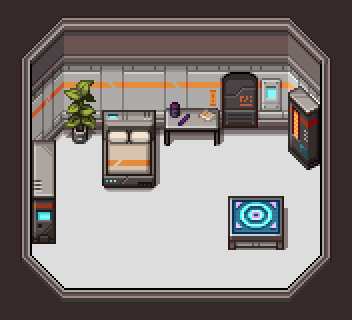

Below is a game level as drawn by its tile map, then a one-line description and the .tmx that defines it (tile-layer data replaced by summaries):
An orthogonal 11x10 tile map with 32x32 px tiles, 3 tile layers (Ground, Map, Object), 5 tilesets and 33 objects (Notice, RoomDoor, Npc).

<map version="1.9" tiledversion="1.9.2" orientation="orthogonal" renderorder="left-down" width="11" height="10" tilewidth="32" tileheight="32" infinite="0" nextlayerid="7" nextobjectid="45">
 <editorsettings>
  <export target="CyberRoom.json" format="json" />
 </editorsettings>
 <tileset firstgid="1" name="Mid-TownA5" tilewidth="32" tileheight="32" tilecount="152" columns="8">
  <image source="../images/32CyberPop Vexed/Mid-TownA5.png" trans="ff00ff" width="256" height="608" />
 </tileset>
 <tileset firstgid="153" name="Mid-TownD" tilewidth="32" tileheight="32" tilecount="256" columns="16">
  <image source="../images/32CyberPop Vexed/Mid-TownD.png" trans="ff00ff" width="512" height="512" />
 </tileset>
 <tileset firstgid="409" name="CP_WallsA4" tilewidth="32" tileheight="32" tilecount="208" columns="13">
  <image source="../images/32CyberPop Vexed/CP_WallsA4.png" trans="ff00ff" width="416" height="512" />
 </tileset>
 <tileset firstgid="617" name="Mid-TownB" tilewidth="32" tileheight="32" tilecount="256" columns="16">
  <image source="../images/32CyberPop Vexed/Mid-TownB.png" trans="ff00ff" width="512" height="512" />
 </tileset>
 <tileset firstgid="873" name="Mid-TownC" tilewidth="32" tileheight="32" tilecount="256" columns="16">
  <image source="../images/32CyberPop Vexed/Mid-TownC.png" trans="ff00ff" width="512" height="512" />
 </tileset>
 <layer id="1" name="Ground" width="11" height="10" locked="1">
  <data>[110 cells, 110 non-empty, 4 distinct tile ids]</data>
 </layer>
 <layer id="3" name="Map" width="11" height="10" locked="1">
  <data>[110 cells, 67 non-empty, 37 distinct tile ids]</data>
 </layer>
 <layer id="2" name="Object" width="11" height="10" locked="1">
  <data>[110 cells, 25 non-empty, 25 distinct tile ids]</data>
 </layer>
 <objectgroup id="4" name="UserPosition">
  <object id="1" x="127.5" y="223.5">
   <properties>
    <property name="Position" value="0" />
   </properties>
   <point />
  </object>
  <object id="43" x="240.75" y="143.5">
   <properties>
    <property name="Position" value="1" />
   </properties>
   <point />
  </object>
 </objectgroup>
 <objectgroup id="6" name="Event">
  <object id="2" name="Notice" x="206" y="127.25">
   <properties>
    <property name="EventId" value="room_notice_1_1" />
    <property name="ObjectId" value="1" />
   </properties>
  </object>
  <object id="41" name="RoomDoor" x="239.5" y="112.25">
   <properties>
    <property name="EventId" value="room_door_1_1" />
    <property name="ObjectId" value="7" />
   </properties>
  </object>
  <object id="44" name="Npc" x="200.333" y="210.75" width="25.19" height="25.19">
   <properties>
    <property name="EventId" value="room_npc_1_1,room_npc_2_1,room_npc_3_1" />
    <property name="ObjectId" value="10" />
    <property name="Type" value="AorusGirl" />
    <property name="TypeName" value="AorusGirl" />
   </properties>
  </object>
 </objectgroup>
 <objectgroup id="5" name="Wall" locked="1">
  <object id="6" x="64" y="288.5" width="222.5" height="17" />
  <object id="7" x="12.75" y="95" width="18" height="161" />
  <object id="8" x="320.75" y="96.5" width="18" height="161" />
  <object id="9" x="30" y="140" width="25" height="92.5" />
  <object id="10" x="103.5" y="110.25" width="52" height="67" />
  <object id="11" x="229" y="196" width="54" height="43" />
  <object id="12" x="72.5" y="67.5" width="14.5" height="67" />
  <object id="13" x="165.25" y="108" width="53" height="26.5" />
  <object id="14" x="63" y="69" width="225" height="49" />
  <object id="15" x="27.75" y="265.5">
   <ellipse />
  </object>
  <object id="16" x="35" y="272.875">
   <ellipse />
  </object>
  <object id="17" x="41.75" y="279.875">
   <ellipse />
  </object>
  <object id="18" x="49" y="287">
   <ellipse />
  </object>
  <object id="19" x="55.875" y="294.125">
   <ellipse />
  </object>
  <object id="25" x="53.7273" y="113.455">
   <ellipse />
  </object>
  <object id="26" x="46.2727" y="120.636">
   <ellipse />
  </object>
  <object id="27" x="38.6364" y="127">
   <ellipse />
  </object>
  <object id="28" x="31.2727" y="133.909">
   <ellipse />
  </object>
  <object id="30" x="298.182" y="138.182">
   <ellipse />
  </object>
  <object id="31" x="305.909" y="144.909">
   <ellipse />
  </object>
  <object id="32" x="311" y="149.545">
   <ellipse />
  </object>
  <object id="33" x="318.909" y="145.455">
   <ellipse />
  </object>
  <object id="35" x="296" y="293.5">
   <ellipse />
  </object>
  <object id="36" x="303.5" y="286">
   <ellipse />
  </object>
  <object id="37" x="310" y="279.5">
   <ellipse />
  </object>
  <object id="38" x="317.75" y="272">
   <ellipse />
  </object>
  <object id="39" x="324.25" y="266">
   <ellipse />
  </object>
  <object id="40" x="288" y="69" width="18" height="71.5" />
 </objectgroup>
</map>
